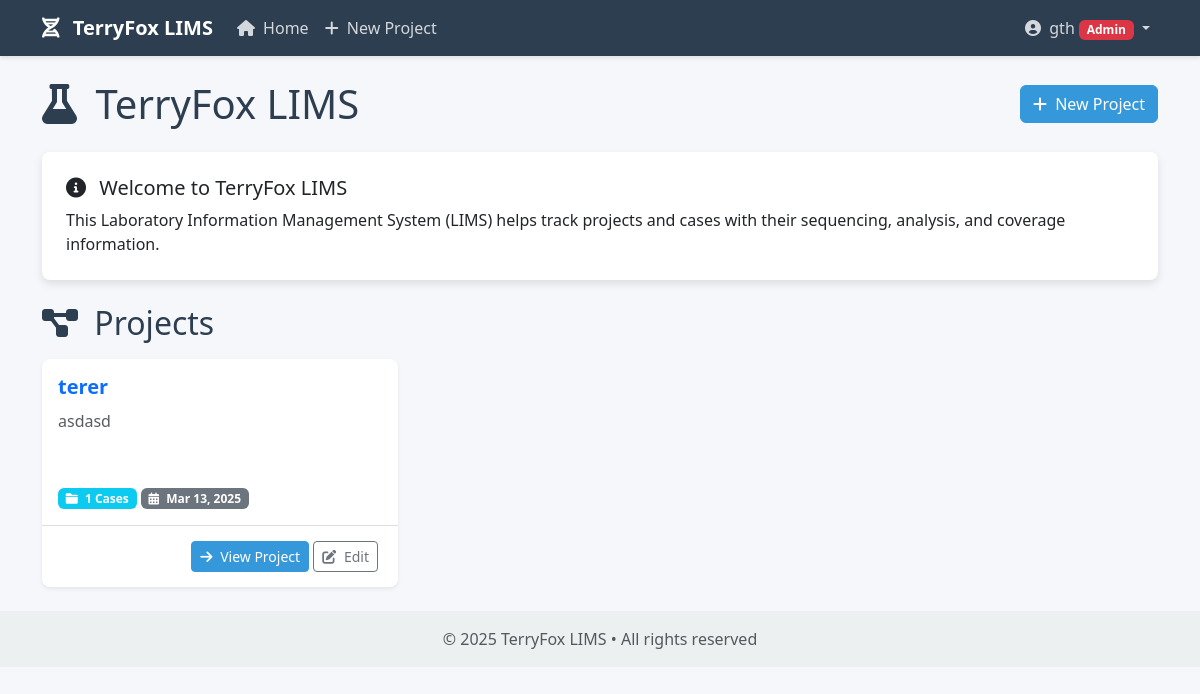
Page / (signed in) on the earlier database version.
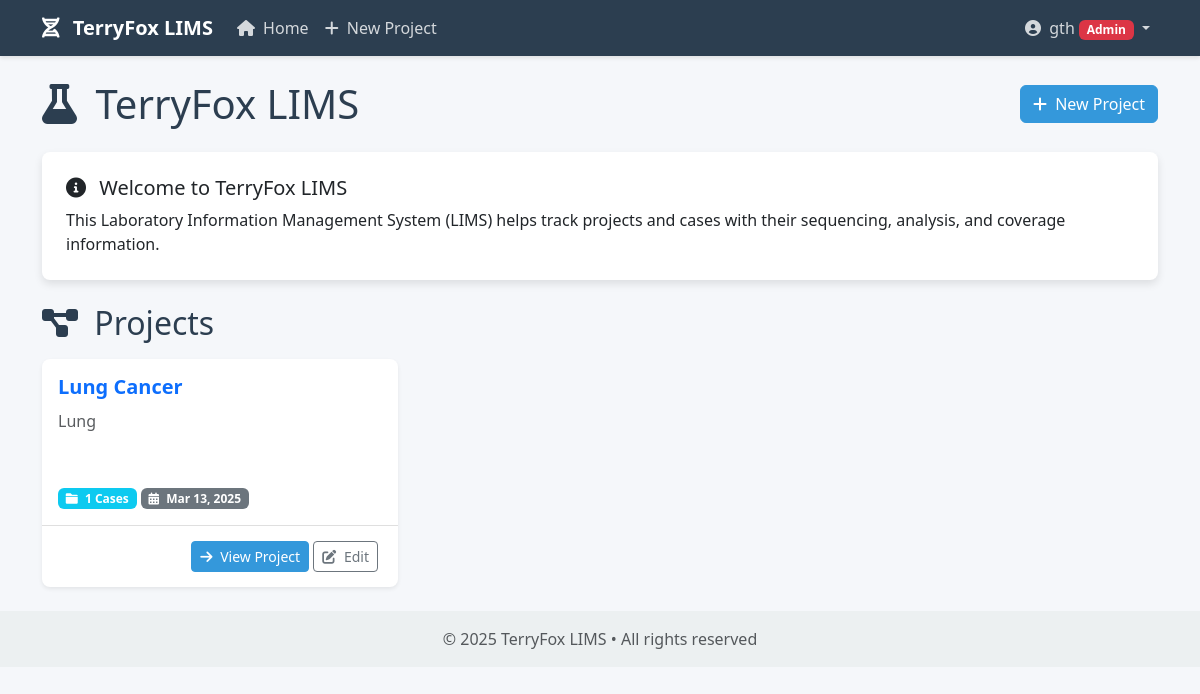
Same page on the later database version.
### core/models.py (models this page shows, shortened)
class Project(models.Model):
    name = models.CharField(max_length=255)
    description = models.TextField(blank=True)
    created_at = models.DateTimeField(auto_now_add=True)
    updated_at = models.DateTimeField(auto_now=True)
    created_by = models.ForeignKey(User, on_delete=models.CASCADE, related_name='created_projects')

### core/views.py (the view)
# urls.py: path('', views.home, name='home'),
@login_required
def home(request):
    projects = Project.objects.all().annotate(cases_count=Count('cases'))
    return render(request, 'core/home.html', {'projects': projects})

### templates/core/home.html (shortened to what this page needs)
{% extends 'base.html' %}
{% block content %}
<div class="d-flex justify-content-between align-items-center mb-4">
    <h1 class="mb-0"><i class="fas fa-flask me-2"></i> TerryFox LIMS</h1>
    {% if user.is_superuser or user.groups.all.0.name == 'Bioinformatician' %}
    <a href="{% url 'project_create' %}" class="btn btn-primary">
        <i class="fas fa-plus me-1"></i> New Project
    </a>
    {% endif %}
</div>
<div class="card mb-4">
    <div class="card-body p-4">
        <h5><i class="fas fa-info-circle me-2"></i> Welcome to TerryFox LIMS</h5>
        <p class="mb-0">This Laboratory Information Management System (LIMS) helps track projects and cases with their sequencing, analysis, and coverage information.</p>
    </div>
</div>
{% if projects %}
    <h2 class="mb-3"><i class="fas fa-project-diagram me-2"></i> Projects</h2>
    <div class="row">
        {% for project in projects %}
            <div class="col-md-6 col-lg-4 mb-4">
                <div class="card project-card h-100 shadow-sm">
                    <div class="card-body">
                        <h5 class="card-title">
                            <a href="{% url 'project_detail' project_id=project.id %}" class="text-decoration-none">
                                {{ project.name }}
                            </a>
                        </h5>
                        <p class="card-text text-muted">
                            {% if project.description %}
                                {{ project.description|truncatechars:100 }}
                            {% else %}
                                <em>No description provided</em>
                            {% endif %}
                        </p>
                        <div class="mt-3">
                            <span class="badge bg-info">
                                <i class="fas fa-folder me-1"></i> {{ project.cases_count }} Cases
                            </span>
                            <span class="badge bg-secondary">
                                <i class="fas fa-calendar-alt me-1"></i> {{ project.created_at|date:"M d, Y" }}
                            </span>
                        </div>
                    </div>
                    <div class="card-footer text-end">
                        <a href="{% url 'project_detail' project_id=project.id %}" class="btn btn-sm btn-primary">
                            <i class="fas fa-arrow-right me-1"></i> View Project
                        </a>
                        {% if user.is_superuser or user.groups.all.0.name == 'PI' %}
                        <a href="{% url 'project_update' project_id=project.id %}" class="btn btn-sm btn-outline-secondary">
                            <i class="fas fa-edit me-1"></i> Edit
                        </a>
                        {% endif %}
                    </div>
                </div>
            </div>
        {% endfor %}
    </div>
{% endif %}
{% endblock %}

Differences in the rows shown:
changed Project: name "terer" → "Lung Cancer"; description "asdasd" → "Lung"
